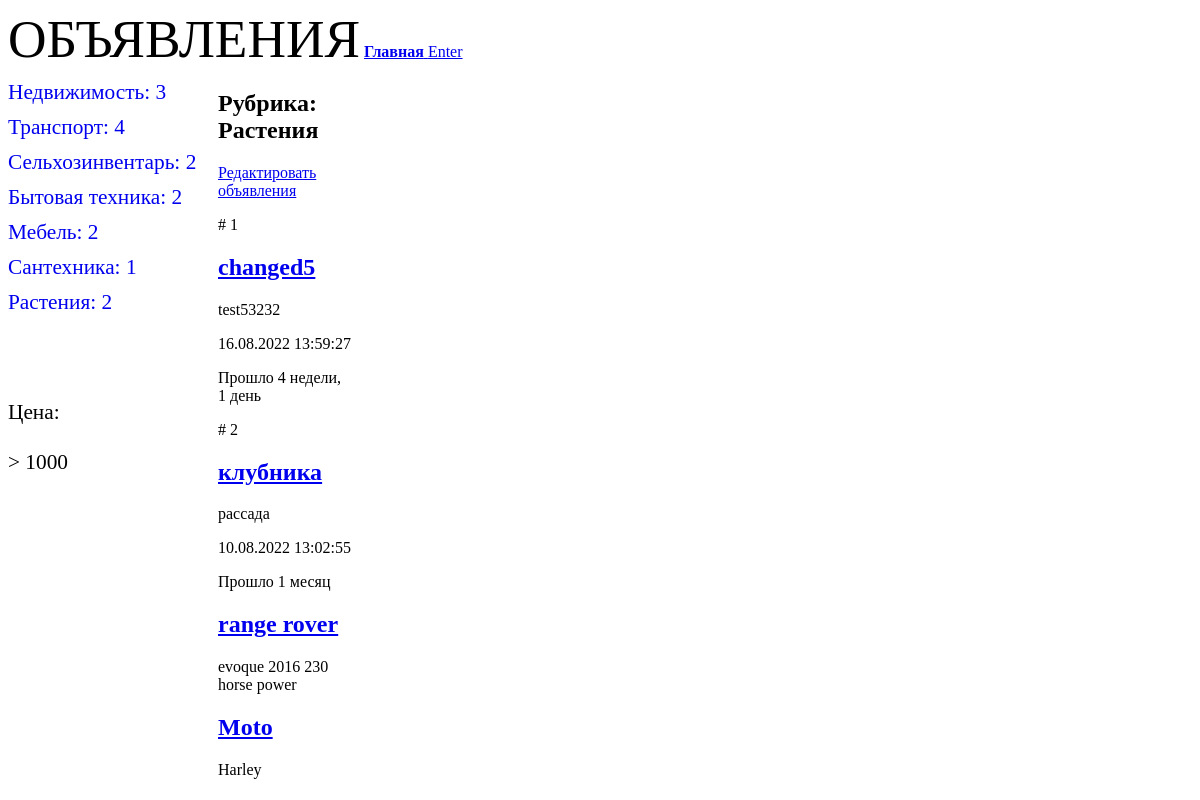
Before: /bboard/8/ with the older database file.
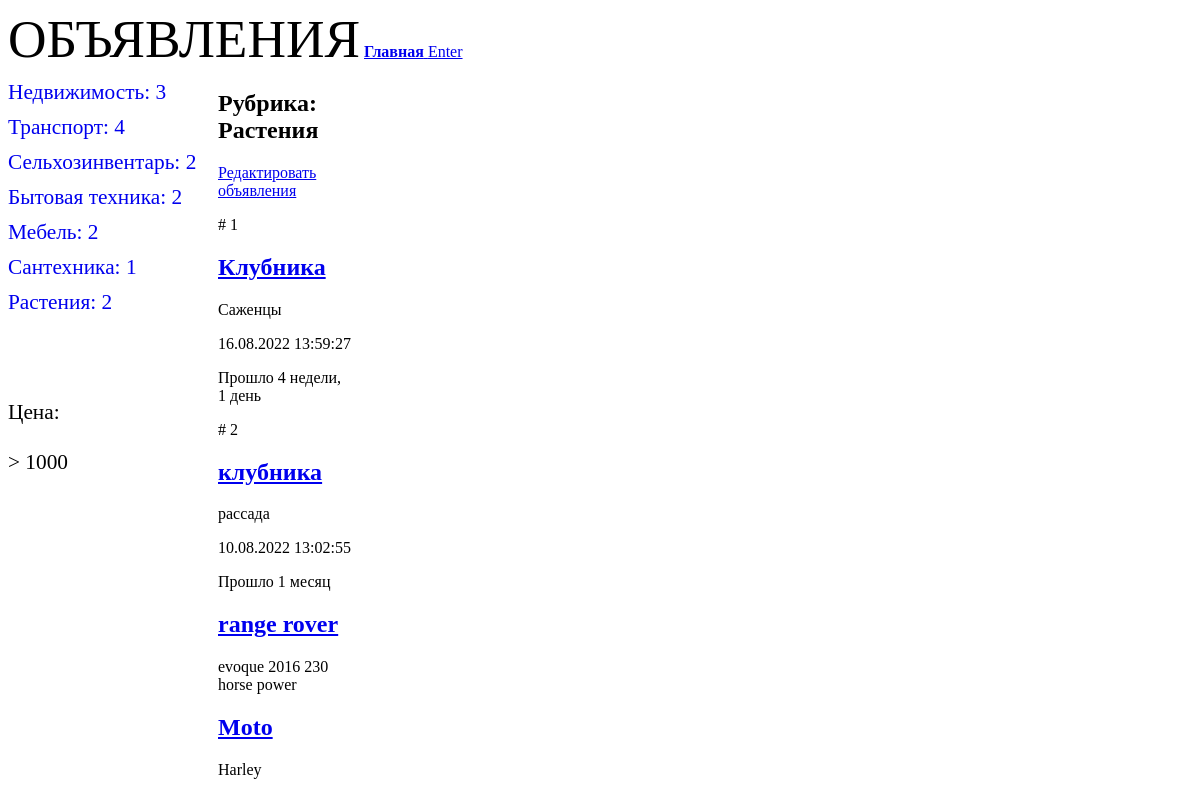
After: the same page with the newer database file.
### bboard/models.py (models this page shows, shortened)
class Bb(models.Model):
    class Kinds(models.TextChoices):
                    BUY = 'b', 'Куплю'
                    SELL = 's', 'Продам'
                    EXCHANGE = 'с', 'Обменяю'
                    RENT = 'r'
                    __empty__ = 'Выберите тип публикуемого объявления'
    kind = models.CharField(
        max_length=1,choices=Kinds.choices,default=Kinds.SELL
        )
    title = models.CharField(
        max_length=50, verbose_name='Товар',
        validators=[validators.MinLengthValidator(get_min_length)],
                                    )
    content = models.TextField(
        null=True, blank=True, verbose_name='Описание'
        )
    price = models.FloatField(
        null=True, blank=True, verbose_name="Цена",
        )
    published = models.DateTimeField(
        auto_now_add=True, db_index=True, verbose_name="Опубликовано"
        )
    changed = models.DateTimeField(
        auto_now=True, db_index=True, verbose_name="Изменено"
        )
    rubric = models.ForeignKey(
        'Rubric', null=True, on_delete=models.PROTECT, verbose_name='Рубрика',
        limit_choices_to={'show': True} #  limit_choices_to в форме работает но отображается на сайте
        )
    class Meta:
        verbose_name_plural = 'Объявления'
        verbose_name        = 'Объявление'
        ordering            = ['-published']
        unique_together     = ('title', 'price')    # Ограничение на уже имеющуюся комбинацию в БД

### bboard/views.py (the view)
# urls.py: path('<int:rubric_id>/', BbByRubricView.as_view(), name='by_rubric'),
class BbByRubricView(SingleObjectMixin, ListView):
    template_name = 'bboard/by_rubric.html'
    pk_url_kwarg: str = 'rubric_id'
    def get(self, request, *args, **kwargs):
        self.object = self.get_object(queryset=Rubric.objects.all())
        return super().get(request, *args, **kwargs)
    def get_context_data(self, **kwargs: any):
        context = super().get_context_data(**kwargs)
        context['bbs'] = context['object_list']         # по умолчанию хранит записи из ListView
        context['current_rubric'] = self.object         # берем рубрику из get
        context['rc'] = RC
        context['gt1000'] = r2.expensive
        return context
    def get_queryset(self):
        return self.object.bb_set.all()

### bboard/models.py (called while the page is built)
    def get_absolute_url(self):
        return f'/bboard/{self.pk}'

### bboard/templates/bboard/by_rubric.html (shortened to what this page needs)
{% extends "layout/basic.html" %}
{% block content %}
<h2>Рубрика: {{ current_rubric.name }}</h2>
<a href={% url 'bboard:bbs' rubric.pk %}>Редактировать объявления</a>
{% for bb in bbs %}
    <div>
        <p># {{ forloop.counter }}</p>
        <h2><a href="{% url 'bboard:detail' pk=bb.pk %}">{{ bb.title }}</a></h2>
        <p>{{ bb.content }}</p>
        <p>{{ bb.published|date:"d.m.Y H:i:s" }}</p>
        <p>Прошло {{ bb.published|timesince }}</p>
    </div>
{% endfor %}
{% for bb in gt1000 %}
    <h2><a href="{% url 'bboard:detail' pk=bb.pk %}">{{ bb.title }}</a></h2>
    <p>{{ bb.content }}</p>
{% endfor %}
{% endblock %}

Changed rows visible on the page:
changed Bb "4 недели, 1 день": title "changed5" → "Клубника"; content "test53232" → "Саженцы"
